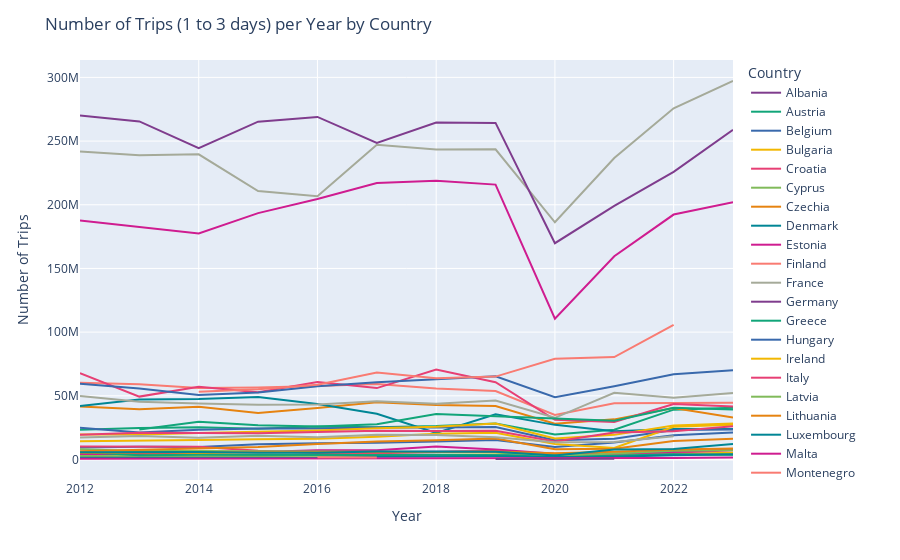

Source (notebook cell):
### Code cell
# Plot the line graph
fig = px.line(final_1to3_df, x='Year', y='NumTrips', color='Country', color_discrete_sequence = px.colors.qualitative.Bold)
fig.update_layout(title='Number of Trips (1 to 3 days) per Year by Country',
                  xaxis_title='Year',
                  yaxis_title='Number of Trips',
                  legend_title='Country')

### Figure 1 — Plotly figure (JSON) as saved in the notebook; plotly's stock layout.template omitted (floating-point values rounded to 4 significant figures)
{"data": [{"hovertemplate": "Country=Albania<br>Year=%{x}<br>NumTrips=%{y}<extra></extra>", "legendgroup": "Albania", "line": {"color": "rgb(127, 60, 141)", "dash": "solid"}, "marker": {"symbol": "circle"}, "mode": "lines", "name": "Albania", "orientation": "v", "showlegend": true, "type": "scatter", "x": [2017, 2019, 2020], "xaxis": "x", "y": [5866737, 6543304, 4161939], "yaxis": "y"}, {"hovertemplate": "Country=Austria<br>Year=%{x}<br>NumTrips=%{y}<extra></extra>", "legendgroup": "Austria", "line": {"color": "rgb(17, 165, 121)", "dash": "solid"}, "marker": {"symbol": "circle"}, "mode": "lines", "name": "Austria", "orientation": "v", "showlegend": true, "type": "scatter", "x": [2012, 2013, 2014, 2015, 2016, 2017, 2018, 2019, 2020, 2021, 2022, 2023], "xaxis": "x", "y": [23336036, 24729154, 25266124, 24068365, 25960877, 25381641, 26198271, 28168954, 19568013, 23404996, 39100072, 40592742], "yaxis": "y"}, {"hovertemplate": "Country=Belgium<br>Year=%{x}<br>NumTrips=%{y}<extra></extra>", "legendgroup": "Belgium", "line": {"color": "rgb(57, 105, 172)", "dash": "solid"}, "marker": {"symbol": "circle"}, "mode": "lines", "name": "Belgium", "orientation": "v", "showlegend": true, "type": "scatter", "x": [2012, 2013, 2014, 2015, 2016, 2017, 2018, 2019, 2020, 2021, 2022, 2023], "xaxis": "x", "y": [9420438, 9938118, 9792686, 11942385, 12733672, 13054399, 14115052, 15318490, 9847244, 13338975, 19100487, 21267449], "yaxis": "y"}, {"hovertemplate": "Country=Bulgaria<br>Year=%{x}<br>NumTrips=%{y}<extra></extra>", "legendgroup": "Bulgaria", "line": {"color": "rgb(242, 183, 1)", "dash": "solid"}, "marker": {"symbol": "circle"}, "mode": "lines", "name": "Bulgaria", "orientation": "v", "showlegend": true, "type": "scatter", "x": [2012, 2013, 2014, 2015, 2016, 2017, 2018, 2019, 2020, 2021, 2022, 2023], "xaxis": "x", "y": [4334866, 4357322, 4392056, 3321380, 3733521, 6109579, 5495140, 5383024, 2699101, 3642533, 4833267, 5329410], "yaxis": "y"}, {"hovertemplate": "Country=Croatia<br>Year=%{x}<br>NumTrips=%{y}<extra></extra>", "legendgroup": "Croatia", "line": {"color": "rgb(231, 63, 116)", "dash": "solid"}, "marker": {"symbol": "circle"}, "mode": "lines", "name": "Croatia", "orientation": "v", "showlegend": true, "type": "scatter", "x": [2012, 2013, 2014, 2015, 2016, 2017, 2018, 2019, 2020, 2021, 2022, 2023], "xaxis": "x", "y": [10271371, 10350706, 9947018, 6863264, 5028473, 4931180, 5507878, 6660308, 3449585, 4260353, 5320926, 7264443], "yaxis": "y"}, {"hovertemplate": "Country=Cyprus<br>Year=%{x}<br>NumTrips=%{y}<extra></extra>", "legendgroup": "Cyprus", "line": {"color": "rgb(128, 186, 90)", "dash": "solid"}, "marker": {"symbol": "circle"}, "mode": "lines", "name": "Cyprus", "orientation": "v", "showlegend": true, "type": "scatter", "x": [2012, 2013, 2014, 2015, 2016, 2017, 2018, 2019, 2020, 2021, 2022, 2023], "xaxis": "x", "y": [2758362, 2335217, 2433960, 2705828, 2863226, 3106332, 3434443, 3701464, 3271352, 3470931, 3783202, 3920572], "yaxis": "y"}, {"hovertemplate": "Country=Czechia<br>Year=%{x}<br>NumTrips=%{y}<extra></extra>", "legendgroup": "Czechia", "line": {"color": "rgb(230, 131, 16)", "dash": "solid"}, "marker": {"symbol": "circle"}, "mode": "lines", "name": "Czechia", "orientation": "v", "showlegend": true, "type": "scatter", "x": [2012, 2013, 2014, 2015, 2016, 2017, 2018, 2019, 2020, 2021, 2022, 2023], "xaxis": "x", "y": [41668822, 39357657, 41349668, 36557980, 40386350, 44899300, 42759342, 41993124, 28104607, 31481329, 40387254, 33026070], "yaxis": "y"}, {"hovertemplate": "Country=Denmark<br>Year=%{x}<br>NumTrips=%{y}<extra></extra>", "legendgroup": "Denmark", "line": {"color": "rgb(0, 134, 149)", "dash": "solid"}, "marker": {"symbol": "circle"}, "mode": "lines", "name": "Denmark", "orientation": "v", "showlegend": true, "type": "scatter", "x": [2012, 2013, 2014, 2015, 2016, 2017, 2018, 2019, 2020, 2021, 2022, 2023], "xaxis": "x", "y": [41893316, 47023528, 47453378, 49120678, 43497146, 35894330, 20760563, 35517886, 27170000, 22169553, 23933887, 23919042], "yaxis": "y"}, {"hovertemplate": "Country=Estonia<br>Year=%{x}<br>NumTrips=%{y}<extra></extra>", "legendgroup": "Estonia", "line": {"color": "rgb(207, 28, 144)", "dash": "solid"}, "marker": {"symbol": "circle"}, "mode": "lines", "name": "Estonia", "orientation": "v", "showlegend": true, "type": "scatter", "x": [2012, 2013, 2014, 2015, 2016, 2017, 2018, 2019, 2020, 2021, 2022, 2023], "xaxis": "x", "y": [4244134, 4209070, 6115240, 5944415, 7267184, 7161649, 10218864, 7901536, 4483581, 4496689, 6148040, 7735378], "yaxis": "y"}, {"hovertemplate": "Country=Finland<br>Year=%{x}<br>NumTrips=%{y}<extra></extra>", "legendgroup": "Finland", "line": {"color": "rgb(249, 123, 114)", "dash": "solid"}, "marker": {"symbol": "circle"}, "mode": "lines", "name": "Finland", "orientation": "v", "showlegend": true, "type": "scatter", "x": [2012, 2013, 2014, 2015, 2016, 2017, 2018, 2019, 2020, 2021, 2022, 2023], "xaxis": "x", "y": [60220450, 59145108, 56021826, 56531762, 57762534, 59172930, 55674294, 53774852, 34990688, 44150760, 44431605, 44566925], "yaxis": "y"}, {"hovertemplate": "Country=France<br>Year=%{x}<br>NumTrips=%{y}<extra></extra>", "legendgroup": "France", "line": {"color": "rgb(165, 170, 153)", "dash": "solid"}, "marker": {"symbol": "circle"}, "mode": "lines", "name": "France", "orientation": "v", "showlegend": true, "type": "scatter", "x": [2012, 2013, 2014, 2015, 2016, 2017, 2018, 2019, 2020, 2021, 2022, 2023], "xaxis": "x", "y": [241751244, 238826562, 239587369, 210705078, 206715346, 247111128, 243319807, 243576318, 186230051, 236753010, 275736321, 297176619], "yaxis": "y"}, {"hovertemplate": "Country=Germany<br>Year=%{x}<br>NumTrips=%{y}<extra></extra>", "legendgroup": "Germany", "line": {"color": "rgb(127, 60, 141)", "dash": "solid"}, "marker": {"symbol": "circle"}, "mode": "lines", "name": "Germany", "orientation": "v", "showlegend": true, "type": "scatter", "x": [2012, 2013, 2014, 2015, 2016, 2017, 2018, 2019, 2020, 2021, 2022, 2023], "xaxis": "x", "y": [270170770, 265421174, 244483463, 265248898, 268982478, 248614167, 264577159, 264278088, 169804658, 199110987, 225836421, 258776681], "yaxis": "y"}, {"hovertemplate": "Country=Greece<br>Year=%{x}<br>NumTrips=%{y}<extra></extra>", "legendgroup": "Greece", "line": {"color": "rgb(17, 165, 121)", "dash": "solid"}, "marker": {"symbol": "circle"}, "mode": "lines", "name": "Greece", "orientation": "v", "showlegend": true, "type": "scatter", "x": [2012, 2013, 2014, 2015, 2016, 2017, 2018, 2019, 2020, 2021, 2022, 2023], "xaxis": "x", "y": [5851195, 3347517, 3786218, 3609636, 3231228, 3451161, 3668704, 3300251, 2695523, 2843448, 3999582, 3685319], "yaxis": "y"}, {"hovertemplate": "Country=Hungary<br>Year=%{x}<br>NumTrips=%{y}<extra></extra>", "legendgroup": "Hungary", "line": {"color": "rgb(57, 105, 172)", "dash": "solid"}, "marker": {"symbol": "circle"}, "mode": "lines", "name": "Hungary", "orientation": "v", "showlegend": true, "type": "scatter", "x": [2012, 2013, 2014, 2015, 2016, 2017, 2018, 2019, 2020, 2021, 2022, 2023], "xaxis": "x", "y": [24902796, 21122172, 23255704, 24334004, 24408904, 25138508, 25011654, 25483444, 15079469, 16212959, 23177000, 23473399], "yaxis": "y"}, {"hovertemplate": "Country=Ireland<br>Year=%{x}<br>NumTrips=%{y}<extra></extra>", "legendgroup": "Ireland", "line": {"color": "rgb(242, 183, 1)", "dash": "solid"}, "marker": {"symbol": "circle"}, "mode": "lines", "name": "Ireland", "orientation": "v", "showlegend": true, "type": "scatter", "x": [2012, 2013, 2014, 2015, 2016, 2017, 2018, 2019, 2020, 2021, 2022, 2023], "xaxis": "x", "y": [14209911, 14496720, 15265954, 15806798, 16317788, 17794498, 20220587, 20973648, 12080877, 8989363, 25687254, 27240666], "yaxis": "y"}, {"hovertemplate": "Country=Italy<br>Year=%{x}<br>NumTrips=%{y}<extra></extra>", "legendgroup": "Italy", "line": {"color": "rgb(231, 63, 116)", "dash": "solid"}, "marker": {"symbol": "circle"}, "mode": "lines", "name": "Italy", "orientation": "v", "showlegend": true, "type": "scatter", "x": [2012, 2013, 2014, 2015, 2016, 2017, 2018, 2019, 2020, 2021, 2022, 2023], "xaxis": "x", "y": [67809132, 49355852, 57014998, 52874621, 60882884, 56043283, 70569574, 60647894, 31190067, 29484302, 43496879, 41588940], "yaxis": "y"}, {"hovertemplate": "Country=Latvia<br>Year=%{x}<br>NumTrips=%{y}<extra></extra>", "legendgroup": "Latvia", "line": {"color": "rgb(128, 186, 90)", "dash": "solid"}, "marker": {"symbol": "circle"}, "mode": "lines", "name": "Latvia", "orientation": "v", "showlegend": true, "type": "scatter", "x": [2012, 2013, 2014, 2015, 2016, 2017, 2018, 2019, 2020, 2021, 2022, 2023], "xaxis": "x", "y": [8064834, 6721908, 6626755, 6455293, 6772658, 6470524, 5903306, 5653657, 2862782, 4619054, 6783772, 7237452], "yaxis": "y"}, {"hovertemplate": "Country=Lithuania<br>Year=%{x}<br>NumTrips=%{y}<extra></extra>", "legendgroup": "Lithuania", "line": {"color": "rgb(230, 131, 16)", "dash": "solid"}, "marker": {"symbol": "circle"}, "mode": "lines", "name": "Lithuania", "orientation": "v", "showlegend": true, "type": "scatter", "x": [2012, 2013, 2014, 2015, 2016, 2017, 2018, 2019, 2020, 2021, 2022, 2023], "xaxis": "x", "y": [5350616, 5360329, 5558240, 5695210, 5588172, 5535946, 5850541, 6332499, 4801324, 6121294, 7777586, 8600797], "yaxis": "y"}, {"hovertemplate": "Country=Luxembourg<br>Year=%{x}<br>NumTrips=%{y}<extra></extra>", "legendgroup": "Luxembourg", "line": {"color": "rgb(0, 134, 149)", "dash": "solid"}, "marker": {"symbol": "circle"}, "mode": "lines", "name": "Luxembourg", "orientation": "v", "showlegend": true, "type": "scatter", "x": [2012, 2013, 2014, 2015, 2016, 2017, 2018, 2019, 2020, 2021, 2022, 2023], "xaxis": "x", "y": [1427652, 1482887, 1697096, 1511371, 1237654, 2087126, 2334146, 2427986, 1946467, 2226460, 3363389, 4085046], "yaxis": "y"}, {"hovertemplate": "Country=Malta<br>Year=%{x}<br>NumTrips=%{y}<extra></extra>", "legendgroup": "Malta", "line": {"color": "rgb(207, 28, 144)", "dash": "solid"}, "marker": {"symbol": "circle"}, "mode": "lines", "name": "Malta", "orientation": "v", "showlegend": true, "type": "scatter", "x": [2012, 2013, 2014, 2015, 2016, 2017, 2018, 2019, 2020, 2021, 2022, 2023], "xaxis": "x", "y": [488345, 512656, 524142, 549029, 743628, 773711, 782972, 820189, 827595, 891828, 1082364, 1457411], "yaxis": "y"}, {"hovertemplate": "Country=Montenegro<br>Year=%{x}<br>NumTrips=%{y}<extra></extra>", "legendgroup": "Montenegro", "line": {"color": "rgb(249, 123, 114)", "dash": "solid"}, "marker": {"symbol": "circle"}, "mode": "lines", "name": "Montenegro", "orientation": "v", "showlegend": true, "type": "scatter", "x": [2016, 2017], "xaxis": "x", "y": [1775388, 1588985], "yaxis": "y"}, {"hovertemplate": "Country=Netherlands<br>Year=%{x}<br>NumTrips=%{y}<extra></extra>", "legendgroup": "Netherlands", "line": {"color": "rgb(165, 170, 153)", "dash": "solid"}, "marker": {"symbol": "circle"}, "mode": "lines", "name": "Netherlands", "orientation": "v", "showlegend": true, "type": "scatter", "x": [2012, 2013, 2014, 2015, 2016, 2017, 2018, 2019, 2020, 2021, 2022, 2023], "xaxis": "x", "y": [49892420, 45291926, 44041174, 43005709, 43147424, 45746980, 43734060, 46237360, 32720296, 52330763, 48501845, 52182366], "yaxis": "y"}, {"hovertemplate": "Country=North Macedonia<br>Year=%{x}<br>NumTrips=%{y}<extra></extra>", "legendgroup": "North Macedonia", "line": {"color": "rgb(127, 60, 141)", "dash": "solid"}, "marker": {"symbol": "circle"}, "mode": "lines", "name": "North Macedonia", "orientation": "v", "showlegend": true, "type": "scatter", "x": [2019, 2020, 2021], "xaxis": "x", "y": [397864, 366070, 473278], "yaxis": "y"}, {"hovertemplate": "Country=Norway<br>Year=%{x}<br>NumTrips=%{y}<extra></extra>", "legendgroup": "Norway", "line": {"color": "rgb(17, 165, 121)", "dash": "solid"}, "marker": {"symbol": "circle"}, "mode": "lines", "name": "Norway", "orientation": "v", "showlegend": true, "type": "scatter", "x": [2013, 2014, 2015, 2016, 2017, 2018, 2021, 2022, 2023], "xaxis": "x", "y": [23533888, 29579318, 26904130, 25960862, 27606964, 35626976, 30348312, 40560448, 39252071], "yaxis": "y"}, {"hovertemplate": "Country=Poland<br>Year=%{x}<br>NumTrips=%{y}<extra></extra>", "legendgroup": "Poland", "line": {"color": "rgb(57, 105, 172)", "dash": "solid"}, "marker": {"symbol": "circle"}, "mode": "lines", "name": "Poland", "orientation": "v", "showlegend": true, "type": "scatter", "x": [2012, 2013, 2014, 2015, 2016, 2017, 2018, 2019, 2020, 2021, 2022, 2023], "xaxis": "x", "y": [59516496, 55706984, 50551412, 52659195, 57487776, 60728102, 62923436, 65333504, 48940763, 57431608, 66824062, 70004051], "yaxis": "y"}, {"hovertemplate": "Country=Portugal<br>Year=%{x}<br>NumTrips=%{y}<extra></extra>", "legendgroup": "Portugal", "line": {"color": "rgb(242, 183, 1)", "dash": "solid"}, "marker": {"symbol": "circle"}, "mode": "lines", "name": "Portugal", "orientation": "v", "showlegend": true, "type": "scatter", "x": [2012, 2013, 2014, 2015, 2016, 2017, 2018, 2019, 2020, 2021, 2022, 2023], "xaxis": "x", "y": [19608237, 19634072, 20763740, 21778626, 22761834, 24485006, 25691157, 28146088, 16526878, 19316286, 26672707, 28235705], "yaxis": "y"}, {"hovertemplate": "Country=Romania<br>Year=%{x}<br>NumTrips=%{y}<extra></extra>", "legendgroup": "Romania", "line": {"color": "rgb(231, 63, 116)", "dash": "solid"}, "marker": {"symbol": "circle"}, "mode": "lines", "name": "Romania", "orientation": "v", "showlegend": true, "type": "scatter", "x": [2012, 2013, 2014, 2015, 2016, 2017, 2018, 2019, 2020, 2021, 2022, 2023], "xaxis": "x", "y": [19482632, 20980520, 20866336, 20599794, 21486397, 22581427, 22445662, 22481795, 14188853, 21179964, 22083665, 26168350], "yaxis": "y"}, {"hovertemplate": "Country=Serbia<br>Year=%{x}<br>NumTrips=%{y}<extra></extra>", "legendgroup": "Serbia", "line": {"color": "rgb(128, 186, 90)", "dash": "solid"}, "marker": {"symbol": "circle"}, "mode": "lines", "name": "Serbia", "orientation": "v", "showlegend": true, "type": "scatter", "x": [2018], "xaxis": "x", "y": [2047394], "yaxis": "y"}, {"hovertemplate": "Country=Slovakia<br>Year=%{x}<br>NumTrips=%{y}<extra></extra>", "legendgroup": "Slovakia", "line": {"color": "rgb(230, 131, 16)", "dash": "solid"}, "marker": {"symbol": "circle"}, "mode": "lines", "name": "Slovakia", "orientation": "v", "showlegend": true, "type": "scatter", "x": [2012, 2013, 2014, 2015, 2016, 2017, 2018, 2019, 2020, 2021, 2022, 2023], "xaxis": "x", "y": [6510516, 7712267, 9211568, 9853233, 12236691, 14047952, 14994504, 16454100, 8104881, 8394146, 14472290, 16204285], "yaxis": "y"}, {"hovertemplate": "Country=Slovenia<br>Year=%{x}<br>NumTrips=%{y}<extra></extra>", "legendgroup": "Slovenia", "line": {"color": "rgb(0, 134, 149)", "dash": "solid"}, "marker": {"symbol": "circle"}, "mode": "lines", "name": "Slovenia", "orientation": "v", "showlegend": true, "type": "scatter", "x": [2012, 2013, 2014, 2015, 2016, 2017, 2018, 2019, 2020, 2021, 2022, 2023], "xaxis": "x", "y": [5665231, 5979474, 5920837, 5221012, 5345281, 6210678, 6405627, 6062297, 3107572, 7792647, 8207219, 12096105], "yaxis": "y"}, {"hovertemplate": "Country=Spain<br>Year=%{x}<br>NumTrips=%{y}<extra></extra>", "legendgroup": "Spain", "line": {"color": "rgb(207, 28, 144)", "dash": "solid"}, "marker": {"symbol": "circle"}, "mode": "lines", "name": "Spain", "orientation": "v", "showlegend": true, "type": "scatter", "x": [2012, 2013, 2014, 2015, 2016, 2017, 2018, 2019, 2020, 2021, 2022, 2023], "xaxis": "x", "y": [187598199, 182268066, 177402972, 193407144, 204583222, 217078049, 218864016, 215822486, 110577986, 159536722, 192306212, 201983029], "yaxis": "y"}, {"hovertemplate": "Country=Sweden<br>Year=%{x}<br>NumTrips=%{y}<extra></extra>", "legendgroup": "Sweden", "line": {"color": "rgb(249, 123, 114)", "dash": "solid"}, "marker": {"symbol": "circle"}, "mode": "lines", "name": "Sweden", "orientation": "v", "showlegend": true, "type": "scatter", "x": [2014, 2015, 2016, 2017, 2018, 2019, 2020, 2021, 2022], "xaxis": "x", "y": [53146102, 55131206, 58656138, 68233878, 63763526, 65051794, 79073459, 80424712, 105687044], "yaxis": "y"}, {"hovertemplate": "Country=Switzerland<br>Year=%{x}<br>NumTrips=%{y}<extra></extra>", "legendgroup": "Switzerland", "line": {"color": "rgb(165, 170, 153)", "dash": "solid"}, "marker": {"symbol": "circle"}, "mode": "lines", "name": "Switzerland", "orientation": "v", "showlegend": true, "type": "scatter", "x": [2012, 2013, 2014, 2015, 2016, 2017, 2018, 2019, 2020, 2021, 2022], "xaxis": "x", "y": [17218408, 18519186, 17014627, 18600708, 17377120, 19344514, 19209134, 17439876, 13483929, 13809314, 18171886], "yaxis": "y"}], "layout": {"legend": {"title": {"text": "Country"}, "tracegroupgap": 0}, "margin": {"t": 60}, "title": {"text": "Number of Trips (1 to 3 days) per Year by Country"}, "xaxis": {"anchor": "y", "domain": [0, 1], "title": {"text": "Year"}}, "yaxis": {"anchor": "x", "domain": [0, 1], "title": {"text": "Number of Trips"}}}}
